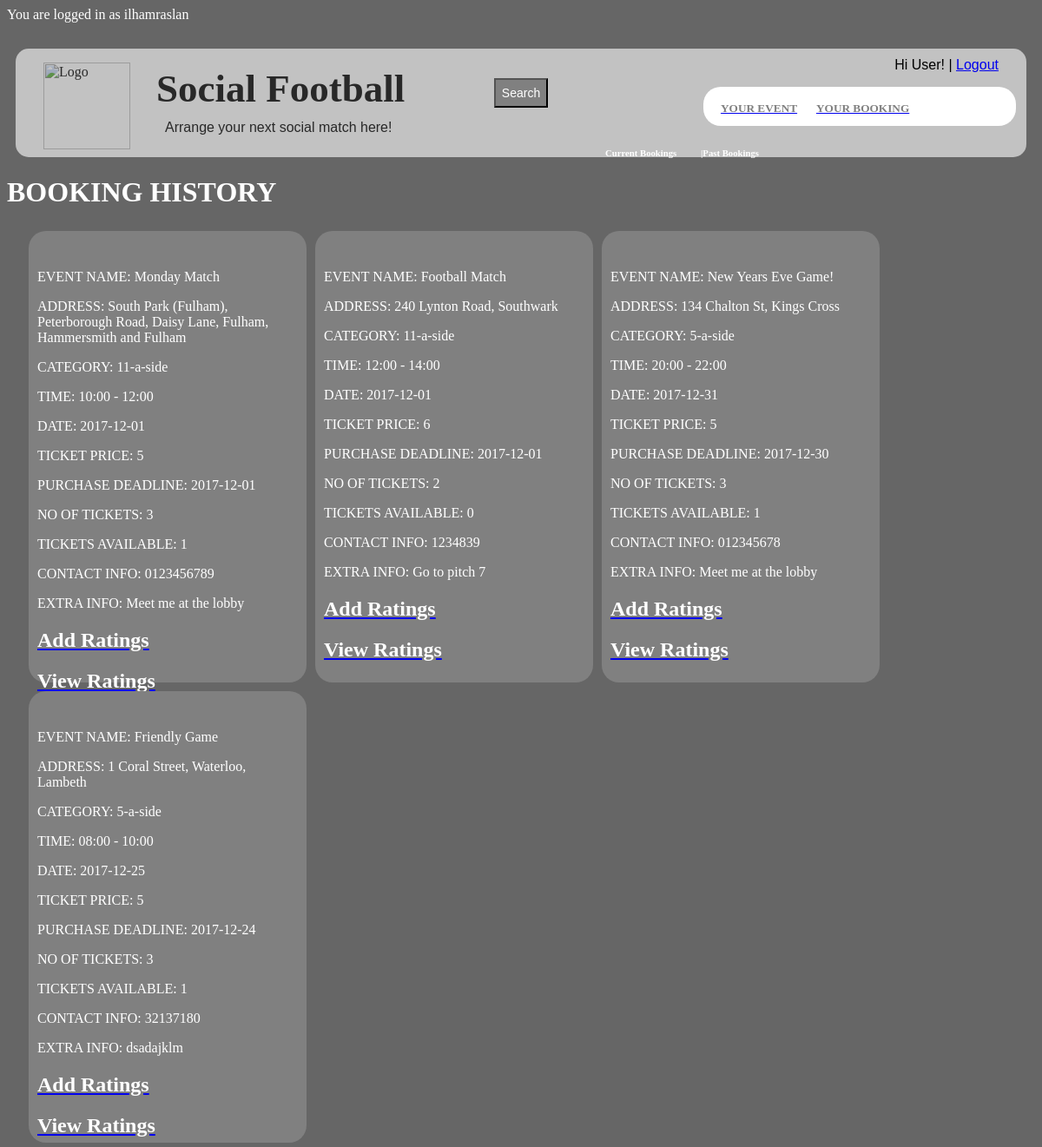
The page /Pages-Ilham/bookinghistory_page.php (signed in) on the database its author committed.
### tables this page shows
CREATE TABLE `booking` (
  `booking_id` int(11) NOT NULL,
  `ticket_id` int(11) DEFAULT NULL,
  `user_id` int(11) NOT NULL
);

CREATE TABLE `event` (
  `event_id` int(11) NOT NULL,
  `venue_id` int(11) NOT NULL,
  `event_name` text NOT NULL,
  `category` text NOT NULL,
  `date` date NOT NULL,
  `start_time` varchar(10) NOT NULL,
  `end_time` varchar(10) NOT NULL,
  `contact_information` text NOT NULL,
  `extra_information` text NOT NULL,
  `number_of_tickets` int(11) NOT NULL,
  `tickets_available` int(11) NOT NULL,
  `host_id` int(11) DEFAULT NULL,
  `deadline_purchase` date DEFAULT NULL,
  `ticket_price` int(11) DEFAULT NULL
);

CREATE TABLE `venue` (
  `venue_id` int(11) NOT NULL,
  `address` text NOT NULL,
  `postal_code` varchar(20) NOT NULL,
  `town/city` text NOT NULL,
  `ground_type` text NOT NULL,
  `size_of_pitch` varchar(30) NOT NULL,
  `venue_name` text NOT NULL
);

### Pages-Ilham/Methods.php (the view, shortened to what this page needs)
<?php
	function createEventMakeRating($row) {
		$event_id = $row['event_id'];
		echo "<div class=\"event\">";
		echo "<div class=\"event_properties\">";
		echo "<br>";
		echo "<p>EVENT NAME: ".$row['event_name']."</p>";
		echo "<p>ADDRESS: ". $row['address']."</p>";
		echo "<p>CATEGORY: ". $row['category']."</p>";
		echo "<p>TIME: ". $row['start_time']." - ". $row['end_time'] ." </p>";
		echo "<p>DATE: ". $row['date']."</p>";
		echo "<p>TICKET PRICE: ".$row['ticket_price']."</p>";
		echo "<p>PURCHASE DEADLINE: ".$row['deadline_purchase']."</p>";
		echo "<p>NO OF TICKETS: ".$row['number_of_tickets']."</p>";
		echo "<p>TICKETS AVAILABLE: ".$row['tickets_available']."</p>";
		echo "<p>CONTACT INFO: ". $row['contact_information']."</p>";
		echo "<p>EXTRA INFO: ". $row['extra_information']."</p>";
		echo "<a href='addrating_page.php?event_id=$event_id'><h2>Add Ratings</h2></a>";
		echo "<a href='eventrating_page.php?event_id=$event_id'><h2>View Ratings</h2></a>";
		echo "</div>";
		echo "</div>";
	}
?>

### Pages-Ilham/bookinghistory_page.php (shortened to what this page needs)
<?php
	include 'Methods.php';
	$username = $_COOKIE['username'];
	$user_id = $_COOKIE['user_id'];
	if ($username) {
	echo "<p>You are logged in as $username</p>";
	}
	else {
		header("Location: index.php");
		exit;
	}
	$con = connectDatabase() or die('Error connecting to MySQL server.'. mysql_error());
	$query = "select * from booking join ticket on booking.ticket_id=ticket.ticket_id join event on event.event_id=ticket.event_id join venue on event.venue_id = venue.venue_id where booking.user_id=$user_id and curdate()>date";
	$result = mysqli_query($con,$query);
?>
<!DOCTYPE html>
<html>
	<head>
		<link rel="stylesheet" type="text/css" href="main.css">
	</head>
	<body>
<div>
	<div class="logo">
    <div class="transbox">
        <img src="http://www.stirlingalbionfc.co.uk/wp-content/uploads/2017/07/football-game.png" alt="Logo" height="150" width="150"/>
        <h1>Social Football</h1>
        <p>Arrange your next social match here!</p>
    </div>
    <div class="searchbar">
        <a href="search_page.php"><button>Search</button></a>
    </div>
</div>
<div class="user">
    <p>Hi User! | <a href="logout.php">Logout</a></p>
</div>
<div id="toolbarButtons">
    <div id="yourEventButton">
        <a href="event_page.php"><h5>YOUR EVENT</h5></a>
    </div>
    <div id="yourBookingButton">
        <a href="booking_page.php"><h5>YOUR BOOKING</h5></a>
    </div>
</div>
<div class="yourevents">
    <div>
        <a href="booking_page.php"><h6 id="yevent">Current Bookings</h6></a>
        <a href="bookinghistory_page.php"><h6 id="createevent">|Past Bookings</h6></a>
    </div>
	<br>
</div>
</div>
		<h1>BOOKING HISTORY</h1>
		<?php
			while ($row = mysqli_fetch_array($result)) {
				createEventMakeRating($row);
			}
		?>
	</body>
</html>

### Pages-Ilham/main.css (style rules this page uses)
#toolbarButtons { position:absolute; width:360px; height:45px; right:30px; top:100px; background:white; border-radius:20px; }
#yourEventButton { width:120px; height:50px; position:absolute; left:20px; top:-5px; }
#yourBookingButton { width:120px; height:50px; position:absolute; left:130px; top:-5px; }
.logo img { float: left; margin-left: 2em; margin-top: 1em; width: 100px; height: 100px; }
.logo h1 { position: relative; top: 20px; left: 30px; font-family: PermanentMarker, cursive; font-size: 45px; color: black; opacity: 1.0; }
.logo p { position: relative; left: 40px; font-family: Arial, sans-serif; color: black; }
div.transbox { height: 125px; border-radius: 15px; margin: 10px; background-color: #ffffff; opacity: 0.6; filter: alpha(opacity=60); }
body { background-image: linear-gradient(to bottom, rgba(0,0,0,0.6) 0%,rgba(0,0,0,0.6) 100%),url("https://s-i.huffpost.com/gen/1211595/images/o-SOCCER-facebook.jpg"); }
.searchbar { text-align: center; width: 70%; left: 15%; top: 90px; position: absolute; }
.searchbar button { color: white; background: grey; font-size: 14px; padding: 7px; }
.user p { float: right; font-family: Arial; color: black; right: 50px; top: 50px; position: absolute; }
.event { position: relative; left:20px; background: grey; width:300px; height:500px; border-radius:20px; float: left; margin: 5px; padding:10px; }
.event_Properties p { color:white; }
.yourevents { float: right; color: white; position:absolute; width:500px; height:45px; right:23px; top:150px; }
#yevent { width:120px; height:50px; position:absolute; left:20px; top:-5px; }
#createevent { width:120px; height:50px; position:absolute; left:130px; top:-5px; }
h1,h2,h3,h4,h5,h6,p { color:white; }
a>h5 { color:grey; }

### rows shown on the page
booking: event.event_name "Monday Match", venue.address "South Park (Fulham), Peterborough Road, Daisy Lane, Fulham, Hammersmith and Fulham", event.category "11-a-side", event.start_time "10:00", event.end_time "12:00", event.date "2017-12-01", event.ticket_price "5", event.deadline_purchase "2017-12-01", event.number_of_tickets "3", event.tickets_available "1", event.contact_information "0123456789", event.extra_information "Meet me at the lobby"
booking: event.event_name "Football Match", venue.address "240 Lynton Road, Southwark", event.category "11-a-side", event.start_time "12:00", event.end_time "14:00", event.date "2017-12-01", event.ticket_price "6", event.deadline_purchase "2017-12-01", event.number_of_tickets "2", event.tickets_available "0", event.contact_information "1234839", event.extra_information "Go to pitch 7"
booking: event.event_name "New Years Eve Game!", venue.address "134 Chalton St, Kings Cross", event.category "5-a-side", event.start_time "20:00", event.end_time "22:00", event.date "2017-12-31", event.ticket_price "5", event.deadline_purchase "2017-12-30", event.number_of_tickets "3", event.tickets_available "1", event.contact_information "012345678", event.extra_information "Meet me at the lobby"
booking: event.event_name "Friendly Game", venue.address "1 Coral Street, Waterloo, Lambeth", event.category "5-a-side", event.start_time "08:00", event.end_time "10:00", event.date "2017-12-25", event.ticket_price "5", event.deadline_purchase "2017-12-24", event.number_of_tickets "3", event.tickets_available "1", event.contact_information "32137180", event.extra_information "dsadajklm"

### other values the page prints
$username "ilhamraslan"
